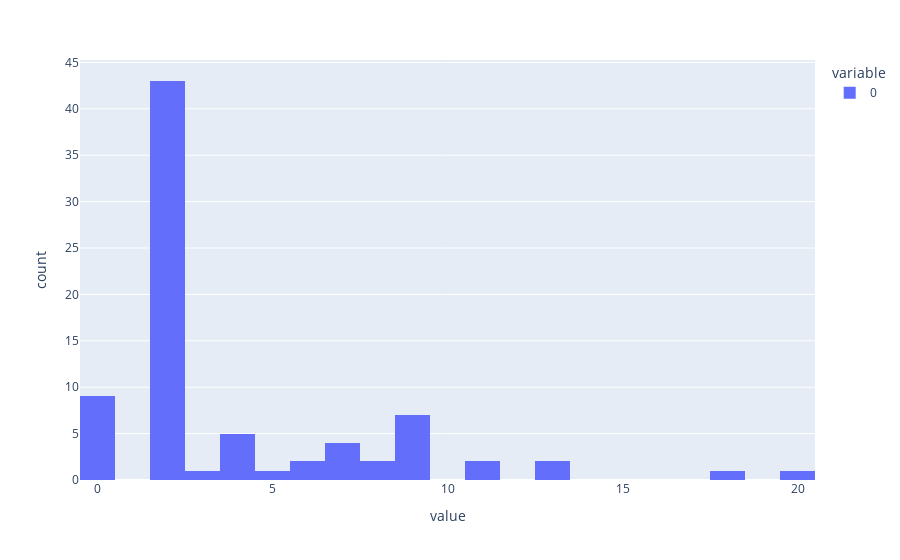

Notebook source saved alongside this figure:
### Code cell
print("mu", sum(before)/(len(before)))
mu = sum(before)/len(before)
sigma = sum([(x-mu)**2 for x in before])/len(before)
print("sigms", sigma**0.5)
px.histogram(before, nbins=40)

### Figure 1 — Plotly figure (JSON) as saved in the notebook; plotly's stock layout.template omitted (floating-point values rounded to 4 significant figures)
{"data": [{"alignmentgroup": "True", "bingroup": "x", "hovertemplate": "variable=0<br>value=%{x}<br>count=%{y}<extra></extra>", "legendgroup": "0", "marker": {"color": "#636efa", "pattern": {"shape": ""}}, "name": "0", "nbinsx": 40, "offsetgroup": "0", "orientation": "v", "showlegend": true, "x": [2, 0, 2, 2, 20, 2, 2, 2, 2, 2, 2, 2, 2, 2, 9, 7, 18, 9, 9, 9, 9, 9, 9, 6, 3, 4, 11, 0, 0, 0, 0, 0, 0, 6, 0, 2, 2, 0, 5, 7, 7, 11, 4, 2, 2, 2, 2, 2, 7, 4, 8, 2, 8, 4, 4, 13, 2, 2, 2, 2, 2, 2, 2, 2, 2, 2, 2, 2, 2, 2, 2, 2, 2, 2, 2, 2, 13, 2, 2, 2], "xaxis": "x", "yaxis": "y", "type": "histogram"}], "layout": {"xaxis": {"anchor": "y", "domain": [0.0, 1.0], "title": {"text": "value"}}, "yaxis": {"anchor": "x", "domain": [0.0, 1.0], "title": {"text": "count"}}, "legend": {"title": {"text": "variable"}, "tracegroupgap": 0}, "margin": {"t": 60}, "barmode": "relative"}}
